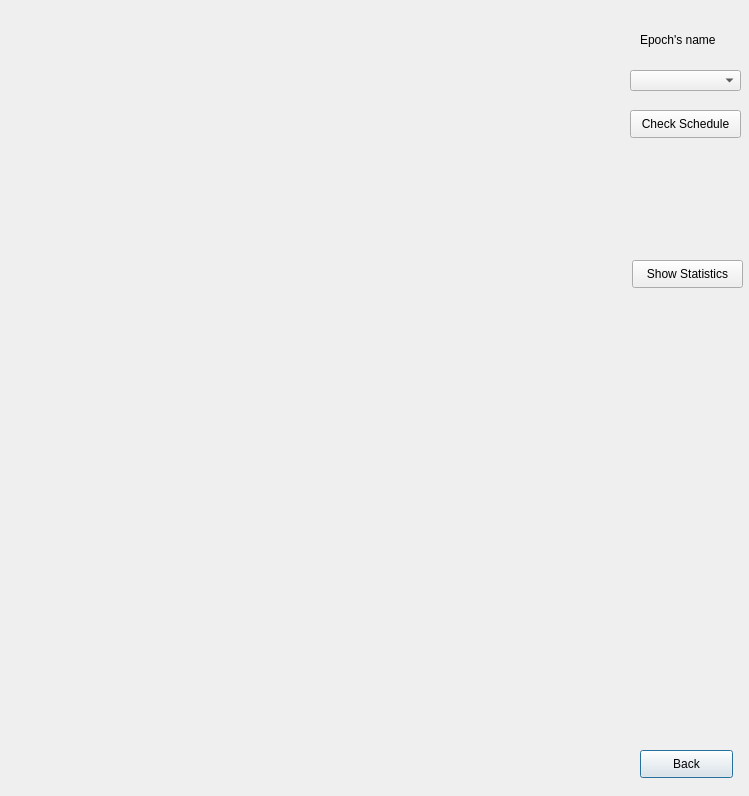
<?xml version="1.0" encoding="UTF-8"?>
<ui version="4.0">
 <class>DialogCurrentSchedule</class>
 <widget class="QDialog" name="DialogCurrentSchedule">
  <property name="geometry">
   <rect>
    <x>0</x>
    <y>0</y>
    <width>749</width>
    <height>796</height>
   </rect>
  </property>
  <property name="windowTitle">
   <string>Dialog</string>
  </property>
  <widget class="QPushButton" name="pushButton_5">
   <property name="geometry">
    <rect>
     <x>640</x>
     <y>750</y>
     <width>93</width>
     <height>28</height>
    </rect>
   </property>
   <property name="text">
    <string>Back</string>
   </property>
  </widget>
  <widget class="QPushButton" name="pushButton">
   <property name="geometry">
    <rect>
     <x>630</x>
     <y>110</y>
     <width>111</width>
     <height>28</height>
    </rect>
   </property>
   <property name="text">
    <string>Check Schedule</string>
   </property>
  </widget>
  <widget class="QLabel" name="label">
   <property name="geometry">
    <rect>
     <x>640</x>
     <y>30</y>
     <width>101</width>
     <height>20</height>
    </rect>
   </property>
   <property name="text">
    <string>Epoch's name</string>
   </property>
  </widget>
  <widget class="QPushButton" name="pushButton_2">
   <property name="geometry">
    <rect>
     <x>632</x>
     <y>260</y>
     <width>111</width>
     <height>28</height>
    </rect>
   </property>
   <property name="text">
    <string>Show Statistics</string>
   </property>
  </widget>
  <widget class="QComboBox" name="comboBox">
   <property name="geometry">
    <rect>
     <x>630</x>
     <y>70</y>
     <width>111</width>
     <height>21</height>
    </rect>
   </property>
  </widget>
 </widget>
 <resources/>
 <connections>
  <connection>
   <sender>pushButton_5</sender>
   <signal>clicked()</signal>
   <receiver>DialogCurrentSchedule</receiver>
   <slot>close()</slot>
   <hints>
    <hint type="sourcelabel">
     <x>343</x>
     <y>245</y>
    </hint>
    <hint type="destinationlabel">
     <x>304</x>
     <y>201</y>
    </hint>
   </hints>
  </connection>
 </connections>
</ui>
